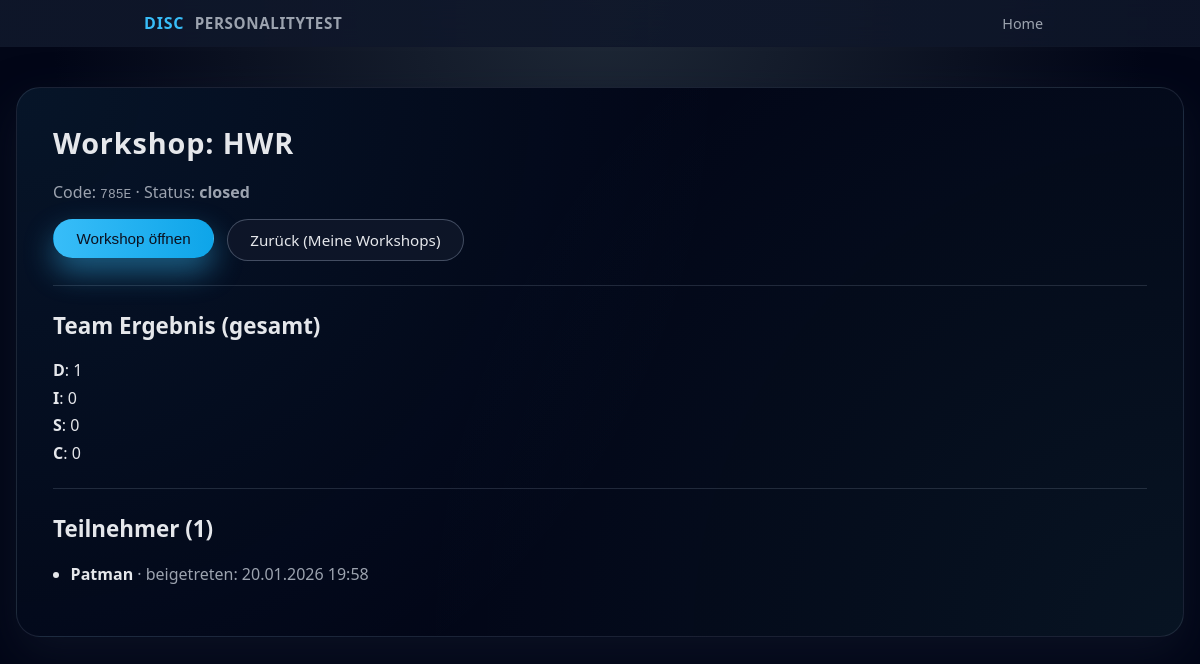
The app's page /workshops/785E/host (signed in) with its own data.
### models.py (models this page shows)
class Workshop(db.Model):
    __tablename__ = "workshops"
    id = db.Column(db.Integer, primary_key=True)
    code = db.Column(db.String(16), unique=True, nullable=False)
    title = db.Column(db.String(200), nullable=False)
    status = db.Column(db.String(20), default="open", nullable=False)
    created_at = db.Column(db.DateTime, default=datetime.utcnow, nullable=False)
    host_id = db.Column(db.Integer, db.ForeignKey("hosts.id"), nullable=False)
    host = db.relationship("Host", back_populates="workshops")
    participants = db.relationship("Participant", back_populates="workshop", cascade="all, delete-orphan")
    answers = db.relationship("Answer", back_populates="workshop", cascade="all, delete-orphan")

class Participant(db.Model):
    __tablename__ = "participants"
    id = db.Column(db.Integer, primary_key=True)
    name = db.Column(db.String(120), nullable=False)
    participant_token = db.Column(db.String(64), unique=True, nullable=False)
    joined_at = db.Column(db.DateTime, default=datetime.utcnow, nullable=False)
    workshop_id = db.Column(db.Integer, db.ForeignKey("workshops.id"), nullable=False)
    workshop = db.relationship("Workshop", back_populates="participants")
    answers = db.relationship("Answer", back_populates="participant", cascade="all, delete-orphan")

### app.py (the view)
@app.route("/workshops/<code>/host", methods=["GET"])
def host_dashboard(code):
    if not require_host_login():
        return redirect(url_for("login_get"))
    workshop = Workshop.query.filter_by(code=code, host_id=session["host_id"]).first_or_404() #Workshop des eingeloggten Hosts holen
    participants = Participant.query.filter_by(workshop_id=workshop.id).order_by(Participant.joined_at.asc()).all() #Teilnehmer des Workshops holen
    team_counts = {"D": 0, "I": 0, "S": 0, "C": 0}
    team_ties = 0
    all_answers = (
        db.session.query(Answer, Question)
        .join(Question, Answer.question_id == Question.id)
        .filter(Answer.workshop_id == workshop.id)
        .all()
    )
    participant_scores = {}
    for a, q in all_answers:
        participant_scores.setdefault(
            a.participant_id,
            {"D": 0, "I": 0, "S": 0, "C": 0}
        )
        participant_scores[a.participant_id][q.dimension] += a.value
    for scores in participant_scores.values():
        dominant = dominant_types(scores)
        if len(dominant) == 1:
            team_counts[dominant[0]] += 1
        elif len(dominant) > 1:
            team_ties += 1
    return render_template(
        "host_dashboard.html",
        workshop=workshop,
        participants=participants,
        team_results=team_counts,
        team_ties=team_ties,
    )

### app.py (called while the page is built)
def dominant_types(scores):
    if not scores:
        return []
    max_value = max(scores.values())
    return [key for key, value in scores.items() if value == max_value]

def require_host_login():
    return "host_id" in session

### templates/host_dashboard.html (shortened to what this page needs)
{% extends "base.html" %}
{% block content %}
<h1>Workshop: {{ workshop.title }}</h1>
<p>
  Code: <code>{{ workshop.code }}</code> · Status:
  <strong>{{ workshop.status }}</strong>
</p>
<div class="btn-row" style="margin-top: 1rem;">
  <form method="POST" action="{{ url_for('workshop_toggle', code=workshop.code) }}" style="margin:0;">
    {% if workshop.status == "open" %}
      <button class="btn btn-secondary" type="submit">Workshop schließen</button>
    {% else %}
      <button class="btn btn-primary" type="submit">Workshop öffnen</button>
    {% endif %}
  </form>
  <a class="btn btn-secondary" href="{{ url_for('dashboard') }}">Zurück (Meine Workshops)</a>
</div>
<hr style="margin: 1.5rem 0; border: 0; border-top: 1px solid rgba(148,163,184,0.2);">
<h2>Team Ergebnis (gesamt)</h2>
<ul class="results-list">
  <li><strong>D</strong>: {{ team_results["D"] }}</li>
  <li><strong>I</strong>: {{ team_results["I"] }}</li>
  <li><strong>S</strong>: {{ team_results["S"] }}</li>
  <li><strong>C</strong>: {{ team_results["C"] }}</li>
</ul>
<hr style="margin: 1.5rem 0; border: 0; border-top: 1px solid rgba(148,163,184,0.2);">
<h2>Teilnehmer ({{ participants|length }})</h2>
{% if participants|length == 0 %}
  <p>Noch keine Teilnehmer beigetreten.</p>
{% else %}
  <ul>
    {% for p in participants %}
      <li>
        <strong>{{ p.name }}</strong>
        <span style="color: var(--muted);">· beigetreten: {{ p.joined_at.strftime("%d.%m.%Y %H:%M") }}</span>
      </li>
    {% endfor %}
  </ul>
{% endif %}
{% endblock %}

### static/style.css (style rules this page uses)
:root { --bg: #0f172a; --bg-soft: #111827; --card-bg: #0b1120; --accent: #38bdf8; --accent-soft: rgba(56, 189, 248, 0.15); --accent-strong: #0ea5e9; --text: #e5e7eb; --muted: #9ca3af; --danger: #f97373; --border: #1f2937; --radius-lg: 18px; --radius-full: 999px; --shadow-soft: 0 18px 45px rgba(15, 23, 42, 0.65); --spacing: 1.25rem; --font-main: system-ui, -apple-system, BlinkMacSystemFont, "Segoe UI", sans-serif; }
*, *::before, *::after { box-sizing: border-box; }
body { margin: 0; min-height: 100vh; background: radial-gradient(circle at top, #1f2937 0, #020617 55%); color: var(--text); font-family: var(--font-main); display: flex; flex-direction: column; }
h1, h2, h3 { margin-top: 0; font-weight: 600; }
h1 { font-size: clamp(1.8rem, 2.2vw, 2.1rem); letter-spacing: 0.03em; }
h2 { font-size: clamp(1.4rem, 1.8vw, 1.7rem); }
p { margin: 0.3rem 0 0.8rem; color: var(--muted); }
ul { padding-left: 1.1rem; }
.btn-row { display: flex; flex-wrap: wrap; gap: 0.8rem; margin-top: 6.4rem; }
.btn { display: inline-flex; align-items: center; justify-content: center; padding: 0.6rem 1.4rem; border-radius: var(--radius-full); border: 1px solid transparent; font-size: 0.95rem; font-weight: 500; text-decoration: none; cursor: pointer; transition: transform 0.1s ease, box-shadow 0.15s ease, background 0.15s ease, border-color 0.15s ease; }
.btn-primary { background: linear-gradient(to right, var(--accent), var(--accent-strong)); color: #0b1120; box-shadow: 0 14px 30px rgba(56, 189, 248, 0.45); }
.btn-secondary { background: rgba(15, 23, 42, 0.9); color: var(--text); border-color: rgba(148, 163, 184, 0.4); }
form { margin-top: 1.2rem; display: flex; flex-direction: column; gap: 0.9rem; }
.results-list { list-style: none; padding-left: 0; margin-top: 1rem; }
.results-list li { margin-bottom: 0.35rem; }
form button[type="submit"], form .btn { align-self: flex-start; }

### records on screen
Workshop: title "HWR", code "785E", status "closed"
Participant: name "Patman", joined_at "20.01.2026 19:58"

### other values on screen
{{ team_results["D"] }} "1"
{{ team_results["I"] }} "0"
{{ team_results["S"] }} "0"
{{ team_results["C"] }} "0"
{{ participants|length }} "1"
